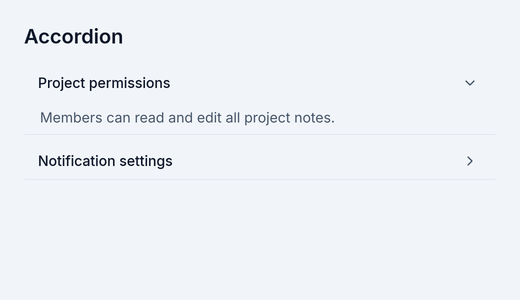
#> input picture docs/src/assets/components/accordion.png, 520 x 300 px
$ python -i capture_pipeline.py   (imports and definitions only)
#> lines starting #> are read from the running program, lines starting #| are printed output that depends on the picture
### docs/scripts/doc_inputs.py
# SPDX-License-Identifier: GPL-3.0-or-later
"""Content identities for reachable Slint code and its rendering inputs."""
import argparse
from dataclasses import dataclass
import hashlib
import inspect
import json
import os
from pathlib import Path
import re
import subprocess
import tempfile
import tomllib
from presentation import ThemeFamily, themed_source

ROOT = Path(__file__).resolve().parents[2]
DOCS = ROOT / 'docs'
SCHEMA = 1


@dataclass(frozen=True)
class Slug:
    value: str

    def __post_init__(self):
        if not re.fullmatch(r'[a-z]+(?:-[a-z]+)*', self.value):
            raise ValueError(f'Invalid component slug: {self.value}')


# [4 lines left out: function digest, not called in this run]


def write_changed(path, content):
    path = Path(path)
    if not isinstance(content, bytes):
        content = content.encode()
    if path.is_file() and path.read_bytes() == content:
        return False
    path.parent.mkdir(parents=True, exist_ok=True)
    with tempfile.NamedTemporaryFile(dir=path.parent, delete=False) as stream:
        temporary = Path(stream.name)
        stream.write(content)
    os.replace(temporary, path)
    return True


def write_json(path, value):
    return write_changed(path, json.dumps(value, indent=2, sort_keys=True) + '\n')


def compiler_environment(environment=None):
    # Compile the same presentation on developer machines and CI. In
    # particular, a native MCP/debug environment must not leak into WASM.
    source = os.environ if environment is None else environment
    result = {name: value for name, value in source.items()
              if not name.startswith('SLINT_') and name != 'DEP_MCU_BOARD_SUPPORT_MCU_EMBED_TEXTURES'}
    result.update({'SLINT_STYLE': 'fluent', 'SLINT_EMBED_RESOURCES': 'true'})
    return result


def source_hashes(files):
    return {str(path.relative_to(ROOT)): digest(path.read_bytes()) for path in sorted(set(files))}


@dataclass(frozen=True)
class RuntimeScope:
    """Files that can change a preview pixel; the single declaration of the scene-key scope.

    The browser preview host (docs/preview) depends on slint-kit with the
    native-winit feature, which reaches kit-slint (adapter) and kit-core.
    Excluded on purpose: kit-build (build helper; its output is covered by the
    generated Slint identity of every scene), kit-native (re-exported native
    file dialogs, never drawn by the preview host), xtask, tests, showcase,
    docs/capture and every other application. The Slint library sources,
    theme tokens and fonts live under kit-slint/ui and are hashed byte for byte.
    """
    rust_roots: tuple[str, ...]
    rust_files: tuple[str, ...]
    asset_roots: tuple[str, ...]
    manifests: tuple[str, ...]
    preview_manifest: str
    preview_lock: str

    def includes_rust(self, name: str) -> bool:
        return (name.endswith('.rs') and 'target' not in Path(name).parts
                and (name in self.rust_files or any(name.startswith(root + '/') for root in self.rust_roots)))

    def includes_asset(self, name: str) -> bool:
        return 'target' not in Path(name).parts and any(name.startswith(root + '/') for root in self.asset_roots)


RUNTIME_SCOPE = RuntimeScope(
    rust_roots=('crates/kit-core/src', 'crates/kit-slint/src', 'crates/kit/src', 'docs/preview/src'),
    rust_files=('crates/kit-slint/build.rs', 'docs/preview/build.rs'),
    asset_roots=('crates/kit-slint/ui',),
    manifests=('crates/kit-core/Cargo.toml', 'crates/kit-slint/Cargo.toml', 'crates/kit/Cargo.toml'),
    preview_manifest='docs/preview/Cargo.toml',
    preview_lock='docs/preview/Cargo.lock')


def external_packages(lock_text):
    return [package for package in tomllib.loads(lock_text)['package'] if package.get('source')]


# [92 lines left out: functions preview_manifest_identity, scoped_inputs, runtime_inputs, archived_runtime_inputs, without_crate_docs, rendering_runtime and 2 more, not called in this run]


# Only resource macro paths are normalized. UI text and generated code remain
# byte exact; never strip arbitrary paths, comments, or whitespace from code.
RESOURCE = re.compile(r'include_bytes\s*!\s*\(\s*("(?:[^"\\]|\\.)*"|r(?P<marks>\#*)".*?"(?P=marks))', re.S)
IMAGE_URL = re.compile(r'(@image-url\s*\(\s*)("(?:[^"\\]|\\.)*")(\s*\))')


# [131 lines left out: functions local_image_files, relocated_source, generated_identity, collect_requests, build_inputs, not called in this run]


def key_for(identifier, inputs, recipe, driver=None):
    return digest({'schema': SCHEMA, 'identity': inputs['entries'][identifier]['identity'],
                   'recipe': recipe, 'driver': driver or {}})


# [13 lines left out: function main, not called in this run]


# [2 lines that do not run on import are left out]

### docs/scripts/capture_pipeline.py
#!/usr/bin/env python3
# SPDX-License-Identifier: GPL-3.0-or-later
"""Plan and capture only changed scenes through the actual browser previews."""
import argparse
from enum import StrEnum
import json
import math
import os
from pathlib import Path
import re
import struct
import subprocess
import tarfile
import tomllib

from doc_inputs import DOCS, ROOT, build_inputs, digest, key_for, runtime_inputs, write_changed, write_json, consumer_identity, compiler_environment
from doc_inputs import archived_runtime_inputs, rendering_runtime, rendering_slint_requirement


class SceneKind(StrEnum):
    CATALOGUE = 'catalogue'
    STARTER = 'starter'


class ImageOrigin(StrEnum):
    NATIVE = 'native'
    BROWSER = 'browser'
    DERIVED = 'derived'


class CaptureOutcome(StrEnum):
    NEW = 'new'              # no committed image existed
    UPDATED = 'updated'      # decoded pixels differ: the new file replaces the old one
    UNCHANGED = 'unchanged'  # identical RGBA pixels: the committed bytes are kept


class PosterAction(StrEnum):
    CLICK = 'click'
    HOVER = 'hover'
    FOCUS_FIRST = 'focus-first'


# [18 lines left out: function poster_activation, not called in this run]


MANIFEST = DOCS / 'content/render-captures.json'
PROFILE = {'slint': '1.19.0', 'density': 2, 'format': 1, 'reducedMotion': True}
# [5 lines that did not run here, left out]
COMPILER_FLAGS = {name: value for name, value in compiler_environment().items()
                  if name in ('RUSTFLAGS', 'CARGO_ENCODED_RUSTFLAGS')
                  or name.startswith(('CARGO_PROFILE_RELEASE_', 'CARGO_TARGET_WASM32_'))}
if COMPILER_FLAGS:
    BROWSER_PROFILE['compilerFlags'] = COMPILER_FLAGS


# [14 lines left out: functions dimensions, same_pixels, not called in this run]


def settle_image(path, committed):
    """Keep the committed bytes of `path` when the file now on disk has identical pixels.

    `committed` is the content of the file before the recapture (None if absent).
    """
    if committed is None:
        return CaptureOutcome.NEW
    current = Path(path).read_bytes()
    if current == committed:
        return CaptureOutcome.UNCHANGED
    if same_pixels(current, committed):
        write_changed(path, committed)
        return CaptureOutcome.UNCHANGED
    return CaptureOutcome.UPDATED


def downscale(source, destination):
#> called with source = '../src/assets/components/accordion.png', destination = 'out.png'
    from PIL import Image
    import io
    destination = Path(destination)
    committed = destination.read_bytes() if destination.is_file() else None
    with Image.open(source) as image:
#> image is the input picture: PIL image 520x300 RGBA; mean R, G, B, A 237.8, 241.9, 246.1, 255
        if image.width % 2 or image.height % 2:
            raise ValueError('A ×2 capture must have even dimensions')
        image = image.convert('RGBA').resize((image.width // 2, image.height // 2), Image.Resampling.LANCZOS)
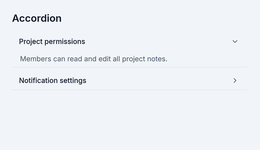
#> image: PIL image 260x150 RGBA; mean R, G, B, A 237.8, 241.8, 246.1, 255
        stream = io.BytesIO()
        image.save(stream, format='PNG', optimize=False, compress_level=9)
        write_changed(destination, stream.getvalue())
    return settle_image(destination, committed)


def expected_outputs(task):
    return [str(path.relative_to(ROOT)) for path in task['outputs']]


# [146 lines left out: functions valid_metadata, valid_record, tasks, reuse_build_only_changes, not called in this run]


def read_manifest():
    return json.loads(MANIFEST.read_text()) if MANIFEST.exists() else {'schema': 2, 'entries': {}}


# [66 lines left out: functions browser_scene, output_record, migrate_catalogue, not called in this run]


def cache_directory(key):
    return DOCS / '.cache/captures' / key


# [184 lines left out: functions restore, store, update_legacy, repair_derivative, record_browser_capture, main, not called in this run]


# [2 lines not run here, left out]

>>> result = downscale('../src/assets/components/accordion.png', 'out.png')

$ run again, on docs/src/assets/components/alert.png
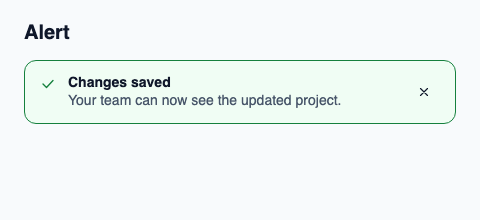
#> input picture docs/src/assets/components/alert.png, 480 x 220 px
#> in downscale, image is the input picture: PIL image 480x220 RGBA; mean R, G, B, A 240.5, 246.3, 245.3, 255
#> in downscale, `image = image.convert('RGBA').resize((image.width // 2, image.height /..`:
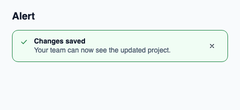
#> image: PIL image 240x110 RGBA; mean R, G, B, A 240.5, 246, 245.2, 255
